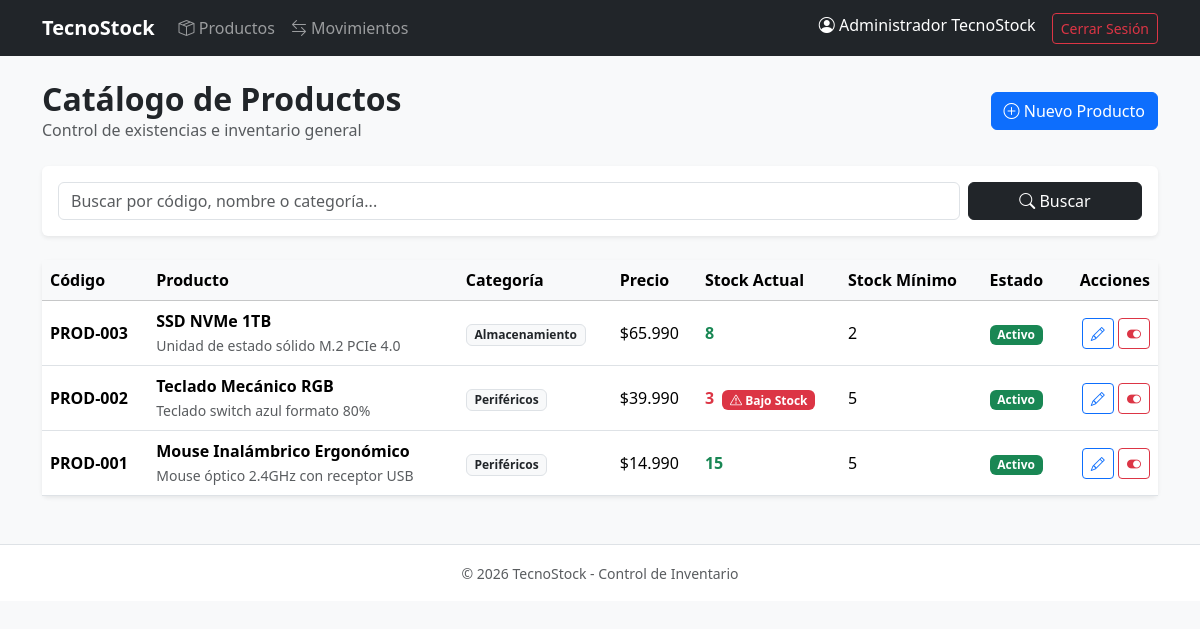
The app's page /productos.php (signed in) with its own data.
### tables this page shows
CREATE TABLE productos (
    id_producto INT AUTO_INCREMENT PRIMARY KEY,
    codigo VARCHAR(50) NOT NULL UNIQUE,
    nombre VARCHAR(150) NOT NULL,
    descripcion TEXT,
    precio DECIMAL(10,2) NOT NULL CHECK (precio >= 0),
    stock_actual INT NOT NULL DEFAULT 0 CHECK (stock_actual >= 0),
    stock_minimo INT NOT NULL DEFAULT 0 CHECK (stock_minimo >= 0),
    estado TINYINT(1) DEFAULT 1,
    id_categoria INT NOT NULL,
    CONSTRAINT fk_productos_categoria FOREIGN KEY (id_categoria) 
        REFERENCES categorias(id_categoria) ON UPDATE CASCADE ON DELETE RESTRICT
);

CREATE TABLE categorias (
    id_categoria INT AUTO_INCREMENT PRIMARY KEY,
    nombre VARCHAR(100) NOT NULL UNIQUE,
    descripcion TEXT,
    estado TINYINT(1) DEFAULT 1
);

### productos.php (the view, shortened to what this page needs)
<?php
require_once 'config/conexion.php';
$busqueda = trim($_GET['buscar'] ?? '');
$sql = "SELECT p.*, c.nombre AS categoria_nombre
        FROM productos p
        INNER JOIN categorias c ON p.id_categoria = c.id_categoria
        WHERE 1 = 1";
$parametros = [];
$sql .= " ORDER BY p.id_producto DESC";
$stmt = $pdo->prepare($sql);
$stmt->execute($parametros);
$productos = $stmt->fetchAll();
require_once 'includes/header.php';
?>
<div class="d-flex justify-content-between align-items-center mb-4">
    <div>
        <h2 class="fw-bold mb-0">Catálogo de Productos</h2>
        <p class="text-muted mb-0">Control de existencias e inventario general</p>
    </div>
    <a href="producto_form.php" class="btn btn-primary">
        <i class="bi bi-plus-circle"></i> Nuevo Producto
    </a>
</div>
<div class="card shadow-sm border-0 mb-4">
    <div class="card-body">
        <form method="GET" action="productos.php" class="row g-2">
            <div class="col-md-10">
                <input type="text" name="buscar" class="form-control" placeholder="Buscar por código, nombre o categoría..." value="<?= htmlspecialchars($busqueda) ?>">
            </div>
            <div class="col-md-2 d-flex gap-2">
                <button type="submit" class="btn btn-dark w-100"><i class="bi bi-search"></i> Buscar</button>
            </div>
        </form>
    </div>
</div>
<div class="card shadow-sm border-0">
    <div class="card-body p-0">
        <div class="table-responsive">
            <table class="table table-hover align-middle mb-0">
                <thead class="table-light">
                    <tr>
                        <th>Código</th>
                        <th>Producto</th>
                        <th>Categoría</th>
                        <th>Precio</th>
                        <th>Stock Actual</th>
                        <th>Stock Mínimo</th>
                        <th>Estado</th>
                        <th class="text-end">Acciones</th>
                    </tr>
                </thead>
                <tbody>
                    <?php if (empty($productos)): ?>
                        <tr>
                            <td colspan="8" class="text-center py-4 text-muted">No se encontraron productos registrados.</td>
                        </tr>
                    <?php else: ?>
                        <?php foreach ($productos as $p): ?>
                            <?php
                                $alertaStock = ($p['stock_actual'] < $p['stock_minimo']);
                            ?>
                            <tr class="<?= $p['estado'] == 0 ? 'table-secondary text-muted' : '' ?>">
                                <td class="fw-semibold"><?= htmlspecialchars($p['codigo']) ?></td>
                                <td>
                                    <strong><?= htmlspecialchars($p['nombre']) ?></strong>
                                    <?php if (!empty($p['descripcion'])): ?>
                                        <br><small class="text-muted"><?= htmlspecialchars($p['descripcion']) ?></small>
                                    <?php endif; ?>
                                </td>
                                <td><span class="badge bg-light text-dark border"><?= htmlspecialchars($p['categoria_nombre']) ?></span></td>
                                <td>$<?= number_format($p['precio'], 0, ',', '.') ?></td>
                                <td>
                                    <span class="fw-bold <?= $alertaStock ? 'text-danger' : 'text-success' ?>">
                                        <?= $p['stock_actual'] ?>
                                    </span>
                                    <?php if ($alertaStock && $p['estado'] == 1): ?>
                                        <span class="badge bg-danger ms-1" title="Stock bajo el mínimo"><i class="bi bi-exclamation-triangle"></i> Bajo Stock</span>
                                    <?php endif; ?>
                                </td>
                                <td><?= $p['stock_minimo'] ?></td>
                                <td>
                                    <?php if ($p['estado'] == 1): ?>
                                        <span class="badge bg-success">Activo</span>
                                    <?php else: ?>
                                        <span class="badge bg-secondary">Inactivo</span>
                                    <?php endif; ?>
                                </td>
                                <td class="text-end">
                                    <a href="producto_form.php?id=<?= $p['id_producto'] ?>" class="btn btn-sm btn-outline-primary" title="Editar">
                                        <i class="bi bi-pencil"></i>
                                    </a>
                                    <?php if ($p['estado'] == 1): ?>
                                        <a href="producto_desactivar.php?id=<?= $p['id_producto'] ?>" class="btn btn-sm btn-outline-danger" onclick="return confirm('¿Seguro que deseas desactivar este producto?');" title="Desactivar">
                                            <i class="bi bi-toggle-on"></i>
                                        </a>
                                    <?php else: ?>
                                        <a href="producto_desactivar.php?id=<?= $p['id_producto'] ?>&activar=1" class="btn btn-sm btn-outline-success" title="Activar">
                                            <i class="bi bi-toggle-off"></i>
                                        </a>
                                    <?php endif; ?>
                                </td>
                            </tr>
                        <?php endforeach; ?>
                    <?php endif; ?>
                </tbody>
            </table>
        </div>
    </div>
</div>
<?php require_once 'includes/footer.php'; ?>

### includes/header.php (shortened to what this page needs)
<!DOCTYPE html>
<html lang="es">
<head>
    <link href="https://cdn.jsdelivr.net/npm/bootstrap@5.3.3/dist/css/bootstrap.min.css" rel="stylesheet">
    <link rel="stylesheet" href="https://cdn.jsdelivr.net/npm/bootstrap-icons@1.11.3/font/bootstrap-icons.min.css">
</head>
<body class="bg-light">
<?php if (isset($_SESSION['usuario_id'])): ?>
<nav class="navbar navbar-expand-lg navbar-dark bg-dark mb-4">
    <div class="container">
        <a class="navbar-brand fw-bold" href="productos.php">TecnoStock</a>
        <div class="collapse navbar-collapse" id="navbarNav">
            <ul class="navbar-nav me-auto">
                <li class="nav-item">
                    <a class="nav-link" href="productos.php"><i class="bi bi-box-seam"></i> Productos</a>
                </li>
                <li class="nav-item">
                    <a class="nav-link" href="movimientos.php"><i class="bi bi-arrow-left-right"></i> Movimientos</a>
                </li>
            </ul>
            <ul class="navbar-nav">
                <li class="nav-item">
                    <span class="navbar-text me-3 text-white">
                        <i class="bi bi-person-circle"></i> <?= htmlspecialchars($_SESSION['usuario_nombre']) ?>
                    </span>
                </li>
                <li class="nav-item">
                    <a class="btn btn-outline-danger btn-sm" href="logout.php">Cerrar Sesión</a>
                </li>
            </ul>
        </div>
    </div>
</nav>
<?php endif; ?>
<main class="container mb-5">

### includes/footer.php (shortened to what this page needs)
</main>
<footer class="text-center text-muted py-3 border-top bg-white mt-auto">
    <div class="container">
        <small>&copy; <?= date('Y') ?> TecnoStock - Control de Inventario</small>
    </div>
</footer>
</body>
</html>

### records on screen
productos: codigo "PROD-003", nombre "SSD NVMe 1TB", descripcion "Unidad de estado sólido M.2 PCIe 4.0", id_categoria.nombre "Almacenamiento", precio "65.990", stock_actual "8", stock_minimo "2", estado "Activo"
productos: codigo "PROD-002", nombre "Teclado Mecánico RGB", descripcion "Teclado switch azul formato 80%", id_categoria.nombre "Periféricos", precio "39.990", stock_actual "3", estado 1 (drawn), stock_minimo "5"
productos: codigo "PROD-001", nombre "Mouse Inalámbrico Ergonómico", descripcion "Mouse óptico 2.4GHz con receptor USB", id_categoria.nombre "Periféricos", precio "14.990", stock_actual "15", stock_minimo "5", estado "Activo"

### other values on screen
$_SESSION['usuario_nombre'] "Administrador TecnoStock"
